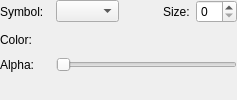
<?xml version="1.0" encoding="UTF-8"?>
<ui version="4.0">
 <class>Form</class>
 <widget class="QWidget" name="Form">
  <property name="geometry">
   <rect>
    <x>0</x>
    <y>0</y>
    <width>237</width>
    <height>100</height>
   </rect>
  </property>
  <property name="minimumSize">
   <size>
    <width>0</width>
    <height>100</height>
   </size>
  </property>
  <property name="windowTitle">
   <string>Form</string>
  </property>
  <layout class="QGridLayout" name="gridLayout">
   <property name="verticalSpacing">
    <number>10</number>
   </property>
   <property name="margin">
    <number>0</number>
   </property>
   <item row="2" column="0">
    <widget class="QLabel" name="label_2">
     <property name="text">
      <string>Color:</string>
     </property>
    </widget>
   </item>
   <item row="0" column="5">
    <widget class="QSpinBox" name="value_size"/>
   </item>
   <item row="3" column="2" colspan="4">
    <widget class="QSlider" name="slider_alpha">
     <property name="maximum">
      <number>100</number>
     </property>
     <property name="orientation">
      <enum>Qt::Horizontal</enum>
     </property>
    </widget>
   </item>
   <item row="2" column="2">
    <widget class="QColorBox" name="label_color">
     <property name="sizePolicy">
      <sizepolicy hsizetype="Preferred" vsizetype="Minimum">
       <horstretch>0</horstretch>
       <verstretch>0</verstretch>
      </sizepolicy>
     </property>
     <property name="text">
      <string/>
     </property>
    </widget>
   </item>
   <item row="0" column="0">
    <widget class="QLabel" name="label">
     <property name="text">
      <string>Symbol:</string>
     </property>
    </widget>
   </item>
   <item row="3" column="0">
    <widget class="QLabel" name="label_4">
     <property name="text">
      <string>Alpha:</string>
     </property>
    </widget>
   </item>
   <item row="0" column="2">
    <widget class="QComboBox" name="combo_symbol">
     <property name="enabled">
      <bool>true</bool>
     </property>
     <property name="sizePolicy">
      <sizepolicy hsizetype="Minimum" vsizetype="Fixed">
       <horstretch>0</horstretch>
       <verstretch>0</verstretch>
      </sizepolicy>
     </property>
     <property name="minimumSize">
      <size>
       <width>50</width>
       <height>0</height>
      </size>
     </property>
    </widget>
   </item>
   <item row="0" column="4">
    <widget class="QLabel" name="label_3">
     <property name="text">
      <string>Size:</string>
     </property>
    </widget>
   </item>
   <item row="0" column="3">
    <spacer name="horizontalSpacer">
     <property name="orientation">
      <enum>Qt::Horizontal</enum>
     </property>
     <property name="sizeHint" stdset="0">
      <size>
       <width>40</width>
       <height>20</height>
      </size>
     </property>
    </spacer>
   </item>
   <item row="4" column="0" colspan="6">
    <spacer name="verticalSpacer">
     <property name="orientation">
      <enum>Qt::Vertical</enum>
     </property>
     <property name="sizeHint" stdset="0">
      <size>
       <width>20</width>
       <height>40</height>
      </size>
     </property>
    </spacer>
   </item>
  </layout>
 </widget>
 <customwidgets>
  <customwidget>
   <class>QColorBox</class>
   <extends>QLabel</extends>
   <header>glue.utils.qt.colors</header>
  </customwidget>
 </customwidgets>
 <resources/>
 <connections/>
</ui>
